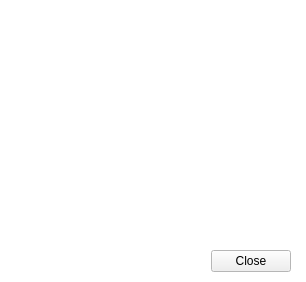
<?xml version="1.0" encoding="UTF-8"?>
<ui version="4.0">
 <class>ScrollArea</class>
 <widget class="QScrollArea" name="ScrollArea">
  <property name="windowModality">
   <enum>Qt::WindowModal</enum>
  </property>
  <property name="geometry">
   <rect>
    <x>0</x>
    <y>0</y>
    <width>306</width>
    <height>282</height>
   </rect>
  </property>
  <property name="palette">
   <palette>
    <active>
     <colorrole role="Base">
      <brush brushstyle="SolidPattern">
       <color alpha="255">
        <red>255</red>
        <green>255</green>
        <blue>255</blue>
       </color>
      </brush>
     </colorrole>
     <colorrole role="Window">
      <brush brushstyle="SolidPattern">
       <color alpha="255">
        <red>255</red>
        <green>255</green>
        <blue>255</blue>
       </color>
      </brush>
     </colorrole>
    </active>
    <inactive>
     <colorrole role="Base">
      <brush brushstyle="SolidPattern">
       <color alpha="255">
        <red>255</red>
        <green>255</green>
        <blue>255</blue>
       </color>
      </brush>
     </colorrole>
     <colorrole role="Window">
      <brush brushstyle="SolidPattern">
       <color alpha="255">
        <red>255</red>
        <green>255</green>
        <blue>255</blue>
       </color>
      </brush>
     </colorrole>
    </inactive>
    <disabled>
     <colorrole role="Base">
      <brush brushstyle="SolidPattern">
       <color alpha="255">
        <red>255</red>
        <green>255</green>
        <blue>255</blue>
       </color>
      </brush>
     </colorrole>
     <colorrole role="Window">
      <brush brushstyle="SolidPattern">
       <color alpha="255">
        <red>255</red>
        <green>255</green>
        <blue>255</blue>
       </color>
      </brush>
     </colorrole>
    </disabled>
   </palette>
  </property>
  <property name="autoFillBackground">
   <bool>false</bool>
  </property>
  <property name="frameShape">
   <enum>QFrame::NoFrame</enum>
  </property>
  <property name="widgetResizable">
   <bool>true</bool>
  </property>
  <widget class="QWidget" name="scrollAreaWidgetContents">
   <property name="geometry">
    <rect>
     <x>0</x>
     <y>0</y>
     <width>306</width>
     <height>282</height>
    </rect>
   </property>
   <widget class="QDialogButtonBox" name="buttonBox">
    <property name="geometry">
     <rect>
      <x>10</x>
      <y>250</y>
      <width>281</width>
      <height>23</height>
     </rect>
    </property>
    <property name="standardButtons">
     <set>QDialogButtonBox::Close</set>
    </property>
   </widget>
  </widget>
 </widget>
 <resources/>
 <connections/>
</ui>
